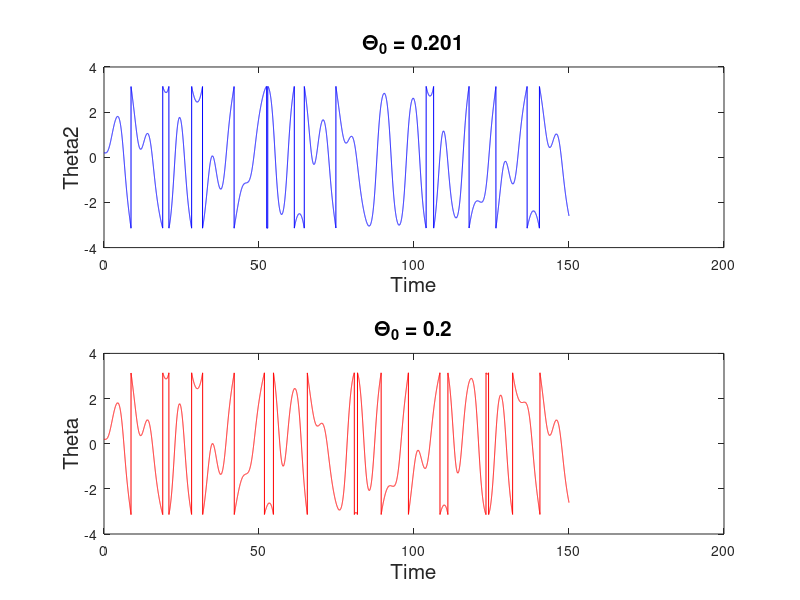
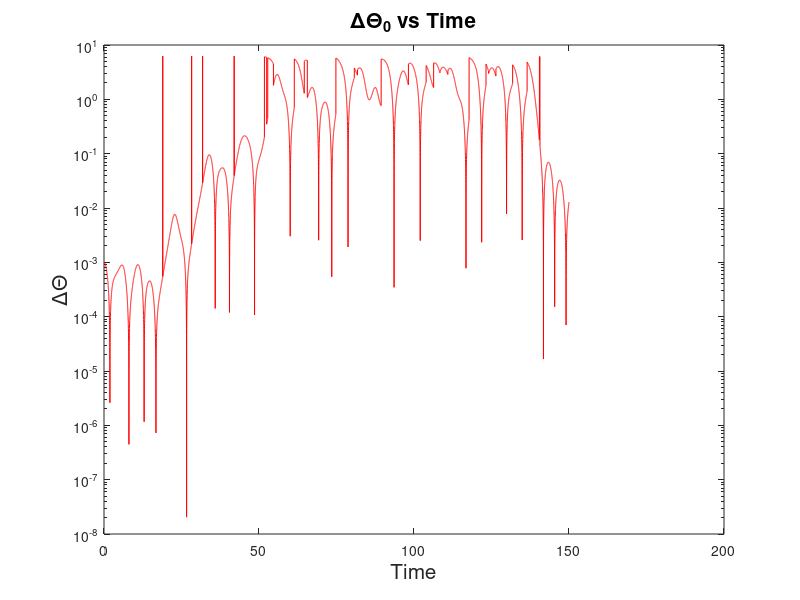

Write the MATLAB code that produced these figures, in order.
# In this one Theta doesnt approximate sine theta and we have other factors 
# such as damping and driving force. 
clc;
clear;
format long e
close all;
set(0, 'defaultfigurevisible', 'on')

w = [0];
theta = [0.2];
w2 = w;
theta2 = [0.199];
t = [0];
l = 9.8;
g = 9.8;
dt = 0.01;
F = 1.2;
Omega = 2/3;
q = 1/2;
# This only uses the Euler Cromer methods
# for refference reffer Giordano pg 48 and above.
hold on;
i = 1
while t(i)<=150
  #plot(theta(i), sin(theta(i)),'r.')
  w(i+1,:) = w(i,:)+(((-g/l).*sin(theta(i,:)) - q.*w(i) + F .* sin(Omega .* t(i))).*dt);
  theta(i+1,:) = theta(i,:) + (w(i+1,:).*dt);
  
  w2(i+1,:) = w2(i,:)+(((-g/l).*sin(theta2(i,:)) - q.*w2(i) + F .* sin(Omega .* t(i))).*dt);
  theta2(i+1,:) = theta2(i,:) + (w2(i+1,:).*dt);
  
  t(i+1,:) = t(i,:) + dt;
  
  if theta2(i+1,:) > pi
    theta2(i+1,:) -= 2*pi;
  endif
  
  if theta2(i+1,:) < -pi
    theta2(i+1,:) += 2*pi;
  endif
  
  if theta(i+1,:) > pi
    theta(i+1,:) -= 2*pi;
  endif
  
  if theta(i+1,:) < -pi
    theta(i+1,:) += 2*pi;
  endif
  
  i += 1;
endwhile


figure 1;
hold on;
subplot(2,1,1)
plot(t(:,1),theta2(:,1),'b')
title('\Theta_0 = 0.201', "fontsize", 15)
xlabel('Time', "fontsize", 15)
ylabel('Theta2', "fontsize", 15)

subplot(2,1,2)
plot(t(:,1),theta(:,1),'r')
title('\Theta_0 = 0.2', "fontsize", 15)
xlabel('Time', "fontsize", 15)
ylabel('Theta', "fontsize", 15)


delta_theta = abs(theta2 - theta);
#[theta2,theta,delta_theta]

figure 2;

semilogy(t(:,1),delta_theta(:,1),'r')

title('\Delta\Theta_0 vs Time', "fontsize", 15)
xlabel('Time', "fontsize", 15)
ylabel('\Delta\Theta', "fontsize", 15)


##
#### A random trial to animate the pendulum
##pause()
##x = l*sin(theta2);
##y = -l*cos(theta2);
##Animate_Pendulum(l,x,y,t,dt)

